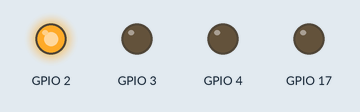
Bench run of a program on a simulated Raspberry Pi (BCM pin numbers). On the bench: output pins drawn as LEDs (lit = HIGH).

Above: at 0.5 s.
At 2.5 s:
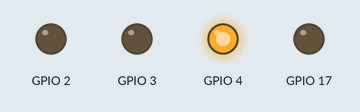
At 3.5 s:
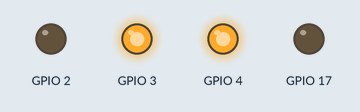
At 4.5 s:
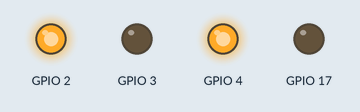
At 6.5 s:
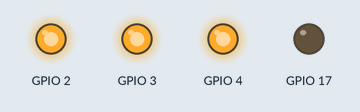
At 8.5 s:
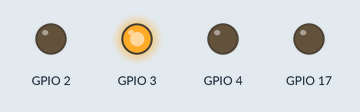
Timing chart, 0 to 9.1 s (numbered marks = the images above):
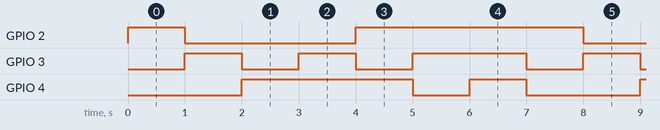

The program:

tricolour_led_all.py
```python
import RPi.GPIO as GPIO
from time import sleep
GPIO.setmode(GPIO.BCM)
GPIO.setup(2,GPIO.OUT)
GPIO.setup(3,GPIO.OUT)
GPIO.setup(4,GPIO.OUT)
GPIO.setup(17,GPIO.OUT)
while True:
    GPIO.output(4,GPIO.LOW)
    GPIO.output(3,GPIO.LOW)
    GPIO.output(2,GPIO.HIGH)
    sleep(1)
    GPIO.output(3,GPIO.HIGH)
    GPIO.output(2,GPIO.LOW)
    sleep(1)
    GPIO.output(4,GPIO.HIGH)
    GPIO.output(3,GPIO.LOW)
    sleep(1)
    GPIO.output(4,GPIO.HIGH)
    GPIO.output(3,GPIO.HIGH)
    sleep(1)
    GPIO.output(3,GPIO.LOW)
    GPIO.output(4,GPIO.HIGH)
    GPIO.output(2,GPIO.HIGH)
    sleep(1)
    GPIO.output(4,GPIO.LOW)
    GPIO.output(3,GPIO.HIGH)
    GPIO.output(2,GPIO.HIGH)
    sleep(1)
    GPIO.output(4,GPIO.HIGH)
    GPIO.output(3,GPIO.HIGH)
    GPIO.output(2,GPIO.HIGH)
    sleep(1)
```

Measured:
- by itself, GPIO 2: repeats every 7.0 s: LOW 3.0 s, HIGH 4.0 s
- by itself, GPIO 3: repeats every 7.0 s: LOW 1.0 s, HIGH 1.0 s, LOW 1.0 s, HIGH 2.0 s, LOW 1.0 s, HIGH 1.0 s
- by itself, GPIO 4: repeats every 7.0 s: LOW 1.0 s, HIGH 1.0 s, LOW 2.0 s, HIGH 3.0 s
